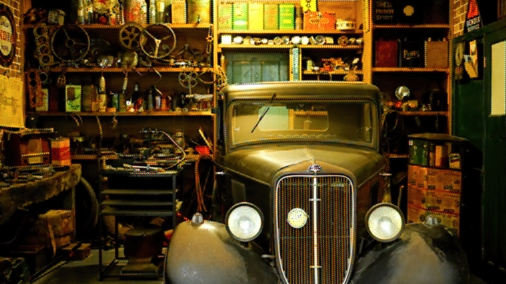
#> input picture UnD.png, 506 x 284 px
$ python playground.py
#> lines starting #> are read from the running program, lines starting #| are printed output that depends on the picture; after the words box and inside, x2 and y2 are one past the last pixel; in counts of white or black regions, pixels touching at a corner belong together
import cv2
import numpy as np

def recolor_edges(image_path):
    # Load the image

#> called with image_path = './UnD.png'
    img = cv2.imread(image_path)
#> img is the input picture: shape (284, 506, 3); mean B, G, R 24, 58.6, 77.3

    img_original = cv2.imread('./img/0900x4.png')
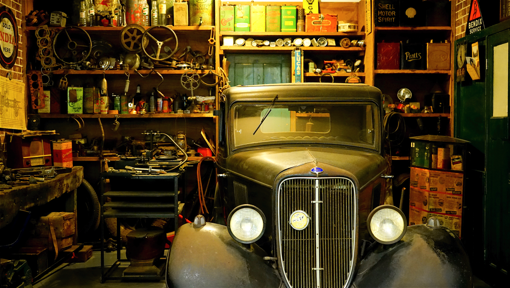
#> input picture img/0900x4.png, 510 x 288 px
#> img_original is the input picture: shape (288, 510, 3); mean B, G, R 23, 59, 76.8
    crop_size = 2 # Number of pixels to crop from each side

    # Assuming original_image and demosaiced_image are numpy arrays
    # Crop the original image to match the size of the demosaiced image
    cropped_original = img_original[crop_size:-crop_size, crop_size:-crop_size]
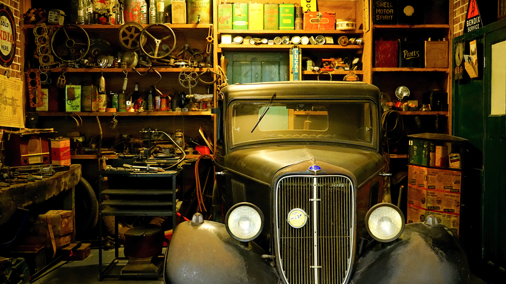
#> cropped_original: shape (284, 506, 3); mean B, G, R 22.8, 58.8, 76.7

    img_gray = cv2.cvtColor(cropped_original , cv2.COLOR_BGR2GRAY)
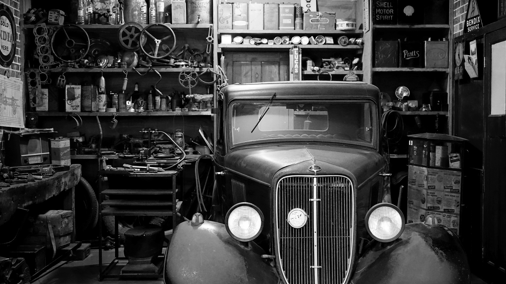
#> img_gray: shape (284, 506); min 0, max 255, mean 60.1

    # Apply Canny edge detection
    edges = cv2.Canny(img_gray, 120, 244)
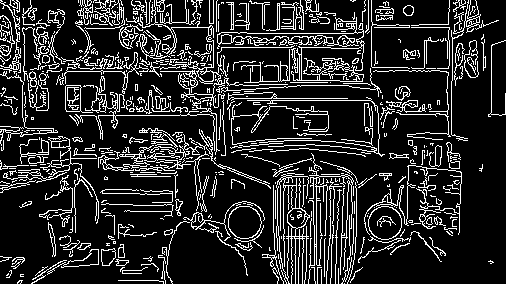
#> edges: shape (284, 506); 16.3% white in thin lines or dots

    # Prepare an output image where we'll set the recolored pixels
    output_img = img.copy()

    # Find coordinates of edge pixels
    y_coords, x_coords = np.where(edges > 0)

    # Iterate over edge pixels
    for y, x in zip(y_coords, x_coords):
        # Define the 3x3 surrounding patch
        x_min, x_max = max(0, x-1), min(img.shape[1], x+2)
        y_min, y_max = max(0, y-1), min(img.shape[0], y+2)
        patch = img[y_min:y_max, x_min:x_max]

        # Calculate the mean color of the patch, excluding the edge pixel itself
        # This is a simple way to exclude the center pixel, by averaging all and subtracting the center
        mean_color = patch.reshape(-1, 3).mean(axis=0)

        # Recolor the edge pixel in the output image
        output_img[y, x] = mean_color
#> this loop made 23444 passes
#> (x, x_min, x_max, mean_color) on passes 1 to 3: (0, 0, 2, [24.5, 89, 131.5]), (1, 0, 3, [17.33, 79, 123.3]), (10, 9, 12, [14.67, 63, 103.7])
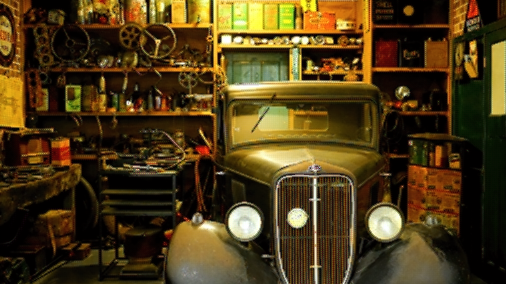
#> output_img: shape (284, 506, 3); 16.28% of pixels changed, all inside (x1, y1, x2, y2) = (0, 0, 506, 284)

    return output_img

# Load, process, and display the image
image_path = './UnD.png'
processed_img = recolor_edges(image_path)

# Optionally, save the processed image
output_path = './AfterEdge.png'
cv2.imwrite(output_path, processed_img)
